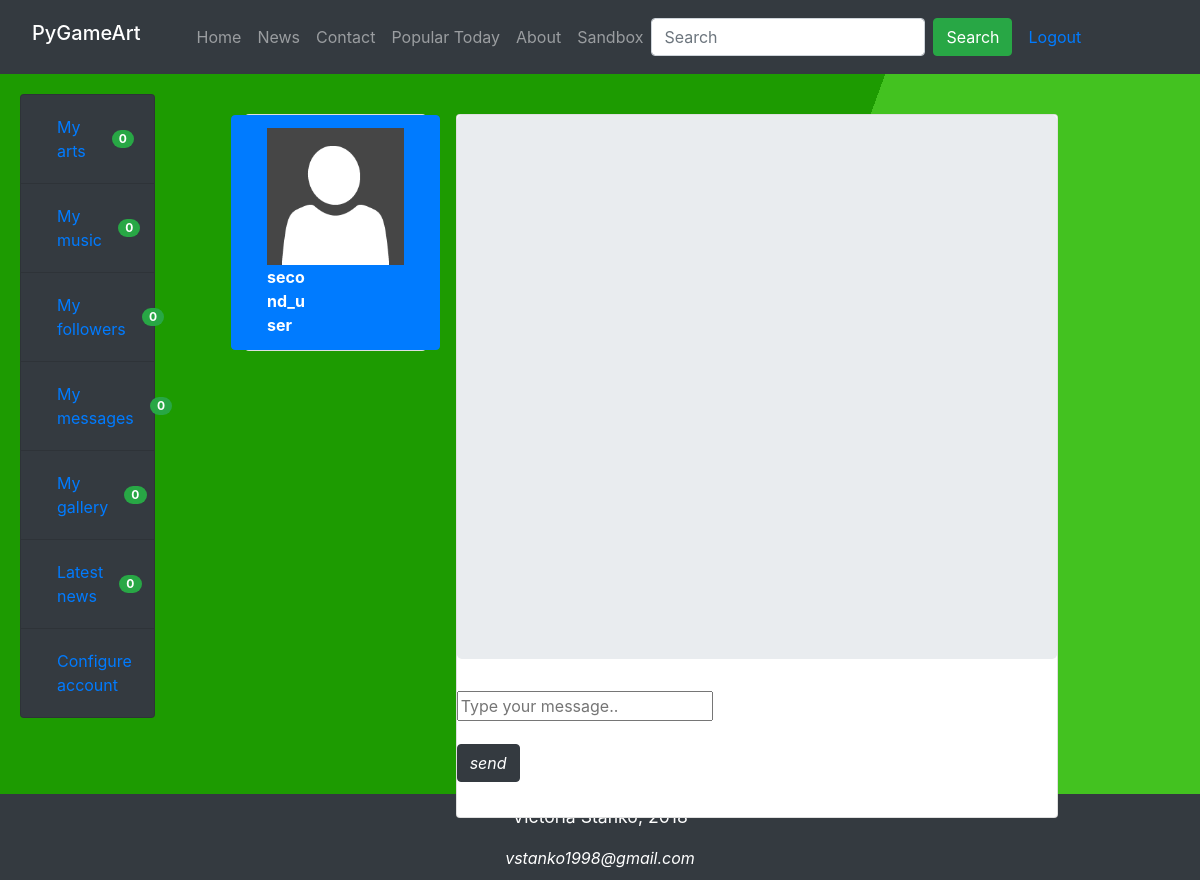
The page /chat/chat/3/4 (signed in) on the database as committed earlier.
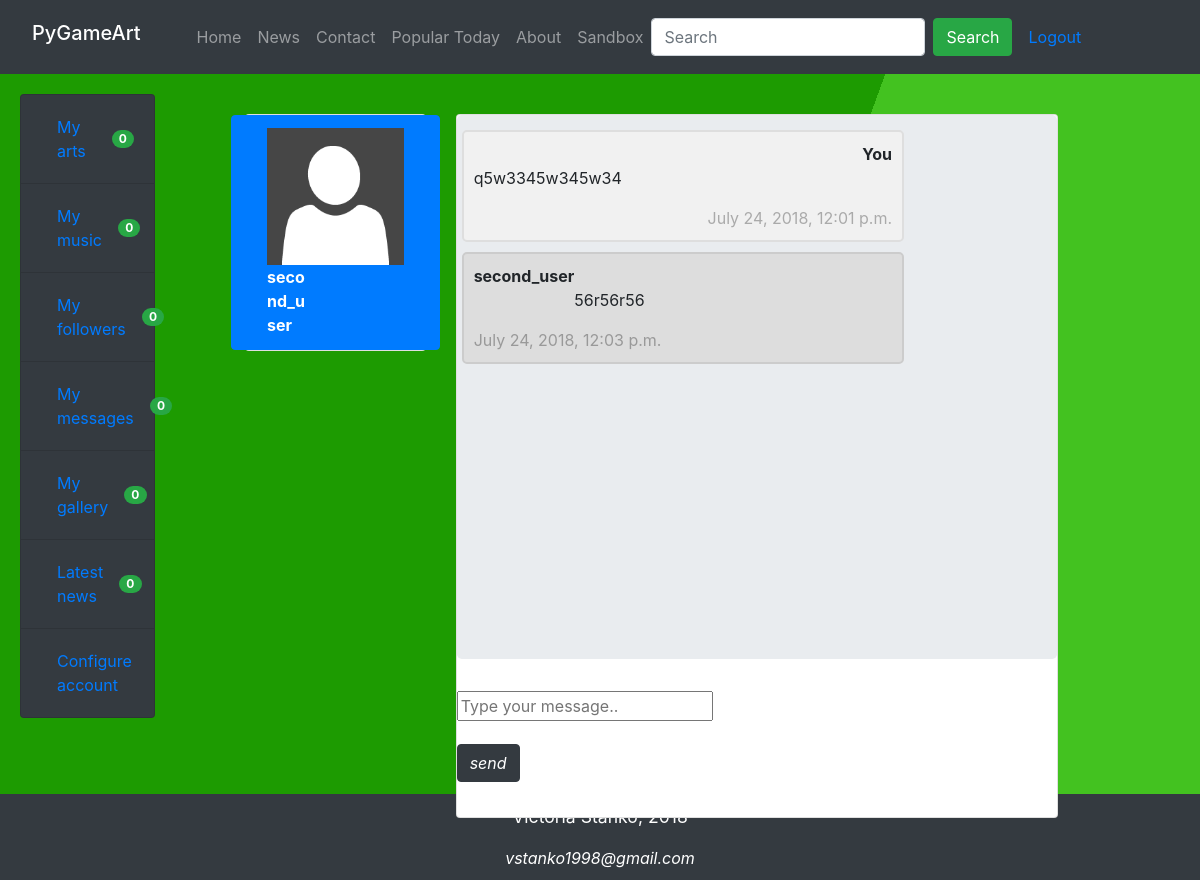
The same page on the database as committed later.
### chat/models.py (models this page shows)
class Message(models.Model):
    sender = models.ForeignKey(User, on_delete=models.CASCADE, related_name='sender')
    receiver = models.ForeignKey(User, on_delete=models.CASCADE, related_name='receiver')
    message = models.CharField(max_length=1200)
    timestamp = models.DateTimeField(auto_now_add=True)
    is_read = models.BooleanField(default=False)
    def __str__(self):
        return self.message
    class Meta:
        ordering = ('timestamp',)

### chat/views.py (the view)
# urls.py: path('chat/<int:sender>/<int:receiver>', views.message_view, name='chat'),
@login_required
def message_view(request, sender, receiver):
    if request.method == "GET":
        current_user_id = request.user.id
        friends_ids = get_list_of_users_ids(current_user_id)
        users = User.objects.filter(id__in=friends_ids)
        return render(request, "messages.html",
                      {'users': users,
                       'receiver': User.objects.get(id=receiver),
                       'messages': Message.objects.filter(sender_id=sender, receiver_id=receiver) |
                                   Message.objects.filter(sender_id=receiver, receiver_id=sender)})

### accounts/models.py (called while the page is built)
    def get_friends(self):
        return self.relationships.filter(
            to_people__status=RELATIONSHIP_FOLLOWING,
            to_people__from_person=self,
            from_people__status=RELATIONSHIP_FOLLOWING,
            from_people__to_person=self)

### chat/views.py (called while the page is built)
def get_list_of_users_ids(current_user_id):
    art_user = ArtUser.objects.get(user_id=current_user_id)
    friends = art_user.get_friends()
    friends_ids = []
    for friend in friends:
        friends_ids.append(int(friend.user_id))
    return friends_ids

### chat/templates/messages.html (shortened to what this page needs)
{% extends 'chat.html' %}
{% load static %}
{% block messages %}
    {% for message in messages %}
        {% if message.sender == request.user %}
            <div class="card-body message-container" style="width: 75%; position: relative">
                <p style="float: right; font-weight: bolder" class="title">You</p>
                <br>
                <p>{{ message }}</p>
                <span class="time-right">{{ message.timestamp }}</span>
            </div>
        {% else %}
            <div class="card-body message-container darker-message" style="width: 75%; position: relative">
                <p style="float: left; font-weight: bolder" class="title">{{ message.sender }}</p>
                <br>
                <p>{{ message }}</p>
                <span class="time-left">{{ message.timestamp }}</span>
            </div>
        {% endif %}
    {% endfor %}
{% endblock %}

### chat/templates/chat.html (shortened to what this page needs)
{% extends 'base.html' %}
{% load static %}
{% block content %}
    <div class="section" style="height: 80vh">
        <div class="row">
            <div class="col-sm-3">
                <div class="card">
                    <div class="list-group">
                        {% for user in users %}
                            <a href="{% url 'chat' request.user.id user.id %}" id="user{{ user.id }}" class="list-group-item row">
                                <img src="{% static 'user-default.png' %}" class="col s4" alt="User Image">
                                <div class="col-sm-5">
                                    <span class="title" style="font-weight: bolder">{{ user.username }}</span>
                                </div>
                            </a>
                        {% endfor %}
                    </div>
                </div>
            </div>
            <div class="col-sm-9">
                <div class="card">
                    <div id="board" class="jumbotron grey lighten-3" style="height: 68vh; padding: 5px; overflow-y: scroll">
                        {% block messages %}
                        {% endblock %}
                    </div>
                    <form id="chat-box" class="form-group {% block hide %}hide{% endblock %}" method="post">
                        <div class="row">
                            <div class="col-sm-11">
                                <div class="input-field">
                                    <input id="id_message" name="message" type="text" placeholder="Type your message..">
                                </div>
                            </div>
                            <div class="col s1" style="line-height: 80px">
                                <button class="btn btn-dark"><i class="glyphicon glyphicon-pencil">send</i></button>
                            </div>
                        </div>
                    </form>
                </div>
            </div>
        </div>
    </div>
{% endblock %}

### static/templates/base.html (shortened to what this page needs)
{% load static %}
<!DOCTYPE html>
<html lang="en">
    <head>
        <link rel="stylesheet" type="text/css" href="{% static 'css/bootstrap-4.1.1-dist/css/bootstrap.css' %}">
        <link rel="stylesheet" type="text/css" href="{% static 'css/bootstrap-4.1.1-dist/css/bootstrap-grid.css' %}">
        <link rel="stylesheet" type="text/css" href="{% static 'css/bootstrap-4.1.1-dist/css/bootstrap-reboot.css' %}">
        <link rel="stylesheet" type="text/css" href="{% static 'css/style.css' %}">
    </head>
    <body>
        <header class="">
            <nav class="navbar navbar-expand-sm bg-dark navbar-dark">
                <h1  class="navbar-brand"><a class="nav-link navbar-brand" href={% url 'home' %}>PyGameArt</a></h1>
                <ul class="navbar-nav">
                  <li  class="nav-item"><a class="nav-link" href={% url 'home' %}>Home</a></li>
                  <li  class="nav-item"><a class="nav-link" href={% url 'news_list' %}>News</a></li>
                  <li  class="nav-item"><a class="nav-link" href={% url 'contacts_page' %}>Contact</a></li>
                  <li  class="nav-item"><a class="nav-link" href={% url 'art_posts_list' %}>Popular Today</a></li>
                  <li  class="nav-item"><a class="nav-link" href={% url 'about_page' %}>About</a></li>
                  <li  class="nav-item"><a class="nav-link" href={% url 'load_sandbox' %}>Sandbox</a></li>
                </ul>
                <form id="searchform" class="form-inline float-md-right" action="{% url 'search_users' %}" method="get">
                    <input class="form-control mr-sm-2" type="text" name="search_field" value="{{ search_field }}" placeholder="Search">
                    <button class="btn btn-success" type="submit">Search</button>
                </form>
                {% if user.is_authenticated %}
                    <a class="nav-link" href={% url 'logout' %}>Logout</a>
                {% else %}
                      <a class="btn btn-success" href="{% url 'login' %}">login</a> | <a class="btn btn-success" href="{% url 'signup' %}">signup</a>
                {% endif %}
            </nav>
        </header>
        <main>
            <div class="row">
                <div class="col-sm-2">
                    <div class="AppMenu">
                        <ul class="list-group">
                          <li class="list-group-item d-flex justify-content-between align-items-center bg-dark">
                              {% if user.is_authenticated %}
                              <a class="nav-link" href={% url 'art_posts_list_current' user.id %}>My arts</a>
                              <span id='art-post-span' class="badge badge-success badge-pill">0</span>
                              {% else %}
                              <a class="nav-link" href={% url 'login' %}>Arts</a>
                              <span class="badge badge-success badge-pill">0</span>
                              {% endif %}
                          </li>
                          <li class="list-group-item d-flex justify-content-between align-items-center bg-dark">
                              <a class="nav-link" href="#">My music</a>
                              <span class="badge badge-success badge-pill">0</span>
                          </li>
                          <li class="list-group-item d-flex justify-content-between align-items-center bg-dark">
                            {% if user.is_authenticated %}
                                <a class="nav-link" href="{% url 'show_followers' user.id %}">My followers</a>
                                <span id="followers-span" class="badge badge-success badge-pill">0</span>
                            {% else %}
                                <a class="nav-link" href="{% url 'login' %}">Followers</a>
                                <span class="badge badge-success badge-pill">0</span>
                            {% endif %}
                          </li>
                        <li class="list-group-item d-flex justify-content-between align-items-center bg-dark">
                            {% if user.is_authenticated %}
                                <a class="nav-link" href="{% url 'chats'  %}">My messages</a>
                                <span id="followers-span" class="badge badge-success badge-pill">0</span>
                            {% else %}
                                <a class="nav-link" href="{% url 'login' %}">Messages</a>
                                <span class="badge badge-success badge-pill">0</span>
                            {% endif %}
                          </li>
                          <li class="list-group-item d-flex justify-content-between align-items-center bg-dark">
                              {% if user.is_authenticated %}
                                <a class="nav-link" href="{% url 'load_gallery' user.id %}">My gallery</a>
                                <span id="art-gallery-span" class="badge badge-success badge-pill">0</span>
                              {% else %}
                                  <a class="nav-link" href="{% url 'login' %}">Gallery</a>
                                 <span class="badge badge-success badge-pill">0</span>
                              {% endif %}
                          </li>
                          <li class="list-group-item d-flex justify-content-between align-items-center bg-dark">
                              <a class="nav-link" href="#">Latest news</a>
                              <span class="badge badge-success badge-pill">0</span>
                          </li>
                           <li class="list-group-item d-flex justify-content-between align-items-center bg-dark">
                              {% if user.is_authenticated %}
                              <a class="nav-link" href={% url 'configure_user' user.id %}>Configure account</a>
                              {% else %}
                              <a class="nav-link" href={% url 'login' %}>Configure account</a>
                              {% endif %}
                          </li>
                        </ul>
                    </div>
                </div>
                <div class="col-sm-9">
                    <div class="PageContent">
                        {% block content %}
                        {% endblock content%}
                    </div>
                </div>
            </div>
        </main>
        <footer class="page-footer bg-dark">
             <div class="AppFooter">
                <p>Victoria Stanko, 2018</p>
                <em>vstanko1998@gmail.com</em>
              </div>
        </footer>
    </body>
</html>

### static/css/style.css (style rules this page uses)
body { background: linear-gradient(110deg, #1d9b01 60%, #43c220 60%) no-repeat fixed; }
footer { left: 0; bottom: 0; width: 100%; background-color: #222; color: white; }
.AppFooter { text-align: center; padding: 10px; }
.AppFooter p { font-size: 1.1em; }
.AppMenu { display: block; margin: 20px; }
.PageContent { margin: 20px; padding: 20px; }
.message-container { border: 2px solid #dedede; background-color: #f1f1f1; border-radius: 5px; padding: 10px; margin: 10px 0; }
.darker-message { border-color: #ccc; background-color: #ddd; }
.message-container::after { content: ""; clear: both; display: table; }
.time-right { float: right; color: #aaa; }
.time-left { float: left; color: #999; }

Rows that differ between the two databases and show on the page:
added Message: message "q5w3345w345w34", timestamp "July 24, 2018, 12:01 p.m."
added Message: sender "second_user", message "56r56r56", timestamp "July 24, 2018, 12:03 p.m."
